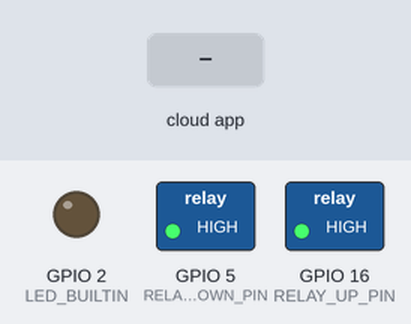
Bench run of a sketch on a simulated ESP8266 (NodeMCU). On the bench: switched loads named in the sketch (green lamp = pin HIGH), output pins drawn as LEDs (lit = HIGH, except the on-board LED, lit = LOW). Inputs (shaded band) come from the test bench. WiFi joins after 1.5 s; servers stay silent unless stated; not simulated (calls return 0 or success): arduino_secrets.h; what the sketch prints to the serial monitor is not drawn.

Above: at 2.7 s.
2.8 s: the phone or cloud app sets relay_down to 0
At 4.4 s:
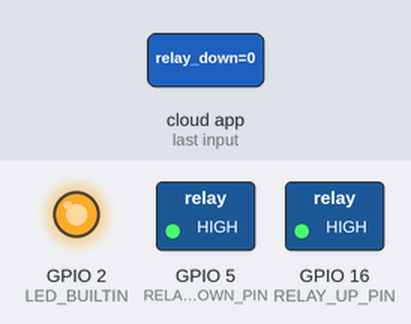
5.1 s: the phone or cloud app sets relay_up to 1
At 6.2 s:
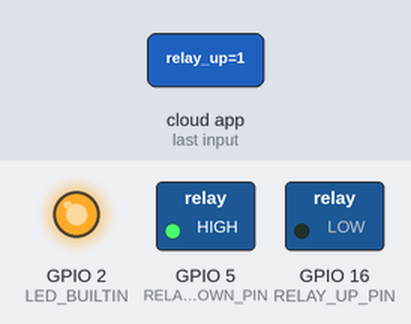
7.4 s: the phone or cloud app sets relay_down to 1
At 9.3 s:
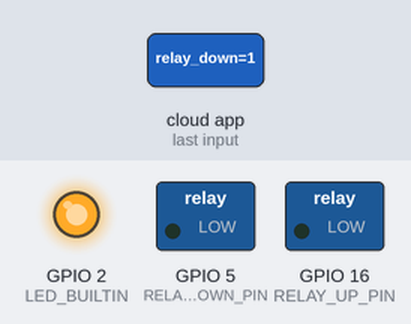
9.7 s: the phone or cloud app sets relay_up to 0
At 10.9 s:
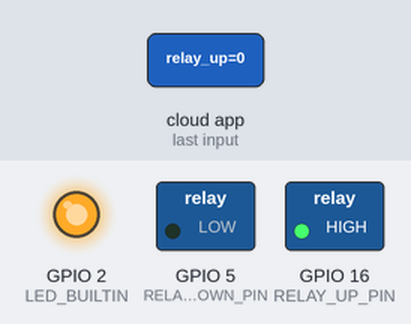
Timing chart, 0 to 12.7 s (numbered marks = the images above; inputs shaded):
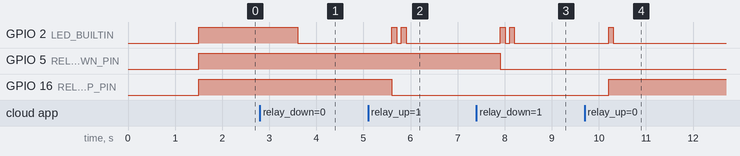

Measured:
- after the input at 2.8 s, GPIO 2 (LED_BUILTIN): HIGH → LOW after 0.80 s
- after the input at 5.1 s, GPIO 2 (LED_BUILTIN): alternates HIGH for 0.10 s and LOW for 0.10 s, 4 changes in all, then stays LOW, starting after 0.51 s; GPIO 16 (RELAY_UP_PIN): HIGH → LOW after 0.51 s
- after the input at 7.4 s, GPIO 2 (LED_BUILTIN): alternates HIGH for 0.10 s and LOW for 0.10 s, 4 changes in all, then stays LOW, starting after 0.51 s; GPIO 5 (RELAY_DOWN_PIN): HIGH → LOW after 0.51 s
- after the input at 9.7 s, GPIO 2 (LED_BUILTIN): LOW → HIGH after 0.51 s, → LOW 0.10 s later; GPIO 16 (RELAY_UP_PIN): LOW → HIGH after 0.51 s

The sketch:

Relays_nov05a.ino
```cpp
#include "arduino_secrets.h"
/*
  Sketch generated by the Arduino IoT Cloud Thing "Untitled"
  https://create.arduino.cc/cloud/things/f24d631d-c36d-4a88-bede-05e21d3a23a8

  Arduino IoT Cloud Variables description

  The following variables are automatically generated and updated when changes are made to the Thing

  bool relay_down;
  bool relay_up;

  Variables which are marked as READ/WRITE in the Cloud Thing will also have functions
  which are called when their values are changed from the Dashboard.
  These functions are generated with the Thing and added at the end of this sketch.
*/

#include "thingProperties.h"

#define RELAY_UP_PIN 16 // D0
#define RELAY_DOWN_PIN 5 // D1

void setup() {
  // Initialize serial and wait for port to open:
  Serial.begin(9600);
  // This delay gives the chance to wait for a Serial Monitor without blocking if none is found
  delay(1500);
  Serial.println("Start setup");

  // Defined in thingProperties.h
  initProperties();

  // Connect to Arduino IoT Cloud
  ArduinoCloud.begin(ArduinoIoTPreferredConnection);
  // https://github.com/arduino-libraries/Arduino_ConnectionHandler
  ArduinoIoTPreferredConnection.addCallback(NetworkConnectionEvent::DISCONNECTED, onNetworkDisconnect);
  ArduinoIoTPreferredConnection.addCallback(NetworkConnectionEvent::ERROR, onNetworkError);

  /*
     The following function allows you to obtain more information
     related to the state of network and IoT Cloud connection and errors
     the higher number the more granular information you’ll get.
     The default is 0 (only errors).
     Maximum is 4
  */
  setDebugMessageLevel(2);
  ArduinoCloud.printDebugInfo();

  pinMode(LED_BUILTIN, OUTPUT);
  pinMode(RELAY_UP_PIN, OUTPUT);
  pinMode(RELAY_DOWN_PIN, OUTPUT);
  digitalWrite(RELAY_UP_PIN, 1);  // relays IN1 is active on low
  digitalWrite(RELAY_DOWN_PIN, 1);  // relays IN1 is active on low
  digitalWrite(LED_BUILTIN, 1);
  Serial.println("Setup Finised Duke");

}
// https://github.com/arduino-libraries/Arduino_ConnectionHandler
void onNetworkConnect() {
  digitalWrite(LED_BUILTIN, 0);
  Serial.println(">>>> CONNECTED to network");
}

void onNetworkDisconnect() {
  digitalWrite(LED_BUILTIN, 1);

  Serial.println(">>>> DISCONNECTED from network");
}

void onNetworkError() {
  digitalWrite(LED_BUILTIN, 1);

  Serial.println(">>>> ERROR");
}
void loop() {
  ArduinoCloud.update();
  // Your code here
  delay(1000);
  Serial.print(".");


}


void blink(boolean two_times) {
  digitalWrite(LED_BUILTIN, HIGH);   // turn the LED off (low is active)
  delay(100);
  digitalWrite(LED_BUILTIN, LOW);    // turn the LED back to on
  if (two_times) {
    delay(100);
    digitalWrite(LED_BUILTIN, HIGH);
    delay(100);
    digitalWrite(LED_BUILTIN, LOW);
  }
}

/*
  Since RelayUp is READ_WRITE variable, onRelayUpChange() is
  executed every time a new value is received from IoT Cloud.
*/
void onRelayUpChange()  {
  digitalWrite(RELAY_UP_PIN, !relay_up);  // relays IN1 is active on low
  blink(relay_up);
  Serial.print("onRelayUpChange relay_up=");
  Serial.println(relay_up);
}

/*
  Since RelayDown is READ_WRITE variable, onRelayDownChange() is
  executed every time a new value is received from IoT Cloud.
*/
void onRelayDownChange()  {
  digitalWrite(RELAY_DOWN_PIN, !relay_down);
  blink(relay_down);

  Serial.print("onRelayDownChange relay_down=");
  Serial.println(relay_down);
}
```

thingProperties.h
```cpp
// Code generated by Arduino IoT Cloud, DO NOT EDIT.

#include <ArduinoIoTCloud.h>
#include <Arduino_ConnectionHandler.h>

const char DEVICE_LOGIN_NAME[]  = "ce377f3e-92c3-4d5d-affb-3cdf69513aaa";

const char SSID[]               = SECRET_SSID;    // Network SSID (name)
const char PASS[]               = SECRET_OPTIONAL_PASS;    // Network password (use for WPA, or use as key for WEP)
const char DEVICE_KEY[]  = SECRET_DEVICE_KEY;    // Secret device password

void onRelayDownChange();
void onRelayUpChange();

bool relay_down;
bool relay_up;

void initProperties(){

  ArduinoCloud.setBoardId(DEVICE_LOGIN_NAME);
  ArduinoCloud.setSecretDeviceKey(DEVICE_KEY);
  ArduinoCloud.addProperty(relay_down, READWRITE, ON_CHANGE, onRelayDownChange);
  ArduinoCloud.addProperty(relay_up, READWRITE, ON_CHANGE, onRelayUpChange);

}

WiFiConnectionHandler ArduinoIoTPreferredConnection(SSID, PASS);
```
